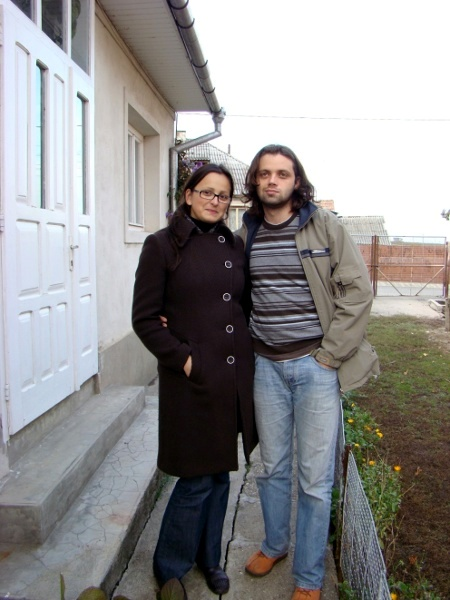
#> input picture hungarianPhraseBook/src/data/DSC03945.JPG, 450 x 600 px
$ python vcrs.py out.png data/DSC03945.JPG   (Python 2 division)
#> lines starting #> are read from the running program, lines starting #| are printed output that depends on the picture
### hungarianPhraseBook/src/vcrypt/split.py
import Image, random
#from Crypto.Util import randpool
def _coinflip():
    return bool(random.randint(0,1))

def _cryptoSplit(white):
    subpix1 = _coinflip()
    subpix2 = subpix1 if white else not subpix1
    return subpix1, subpix2

def _writeSubpixel(pix,i,j,left):
    pix[i,j]=left
    pix[i,j+1]=left
    pix[i+1,j]= not left
    pix[i+1,j+1]=not left

def splitInCryptoShares(src):
    w,h = src.size
    spix = src.convert('1').load()

    p1 = Image.new('1', (w*2, h*2))
    p2 = Image.new('1', (w*2, h*2))
    p1_pix = p1.load()
    p2_pix = p2.load()

    for j in xrange(h):
        for i in xrange(w):
            subpix1, subpix2 = _cryptoSplit(spix[i,j])
            _writeSubpixel(p1_pix, i*2, j*2, subpix1)
            _writeSubpixel(p2_pix, i*2, j*2, subpix2)

    return p1,p2

### hungarianPhraseBook/src/vcrs.py
#!/usr/bin/env python
import Image,ImageChops
from vcrypt.split import splitInCryptoShares

def main(dest, pth):
#> called with dest = 'out.png', pth = 'data/DSC03945.JPG'
    src = Image.open(pth)
#> src is the input picture: PIL image 450x600 RGB; mean R, G, B 144.5, 143.1, 143
    p1,p2 = splitInCryptoShares(src)
#> in splitInCryptoShares, `p1 = Image.new('1', (w*2, h*2))`: p1: PIL image 900x1200 1; every value is 0
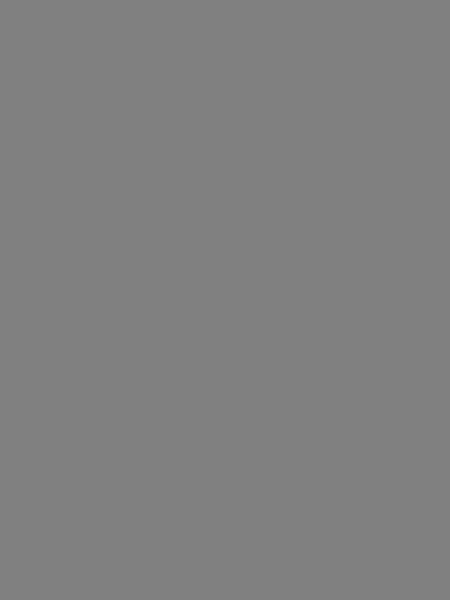
#> p1: PIL image 900x1200 1 (shown at 1/2 size); 50% white in thin lines or dots
#> p2: PIL image 900x1200 1; 50% white in thin lines or dots
    pm = ImageChops.darker(p1,p2)
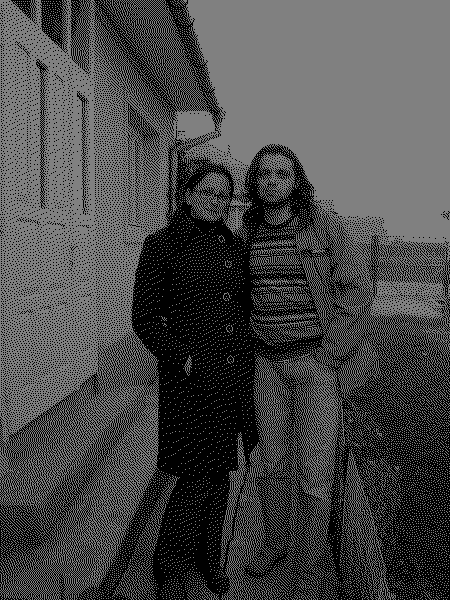
#> pm: PIL image 900x1200 1 (shown at 1/2 size); 28.1% white in thin lines or dots
    p1.save(os.path.join(dest,'p1.png'))
    p2.save(os.path.join(dest,'p2.png'))
    pm.save(os.path.join(dest,'pm.png'))

if __name__ == '__main__':
    import sys,os

    if len(sys.argv) != 3:
        print "usage: script destdir srcImage"
        sys.exit()

    pth = sys.argv[2]
    dest = sys.argv[1]
    main(dest,pth)

$ run again, on hungarianPhraseBook/src/data/Lemon.jpg
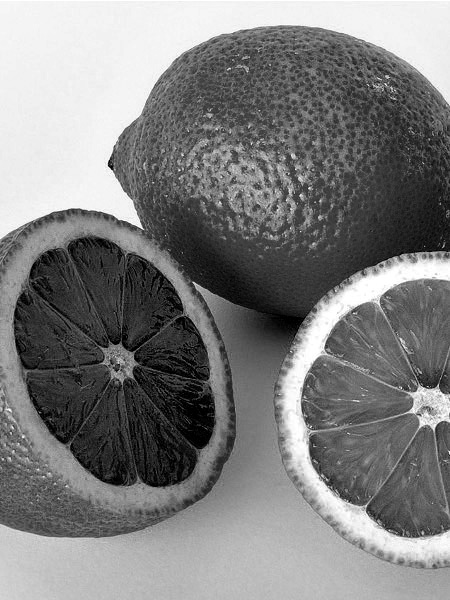
#> input picture hungarianPhraseBook/src/data/Lemon.jpg, 450 x 600 px
#> in main, src is the input picture: PIL image 450x600 RGB; min 0, max 255, mean 126.7
#> p2: PIL image 900x1200 1; 50% white in thin lines or dots
#> in main, `pm = ImageChops.darker(p1,p2)`:
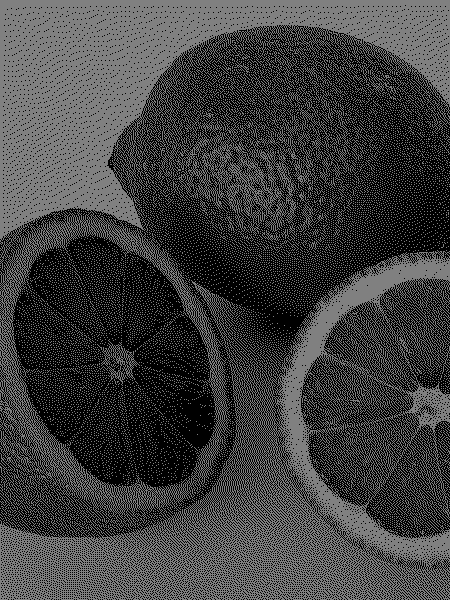
#> pm: PIL image 900x1200 1 (shown at 1/2 size); 24.8% white in thin lines or dots
